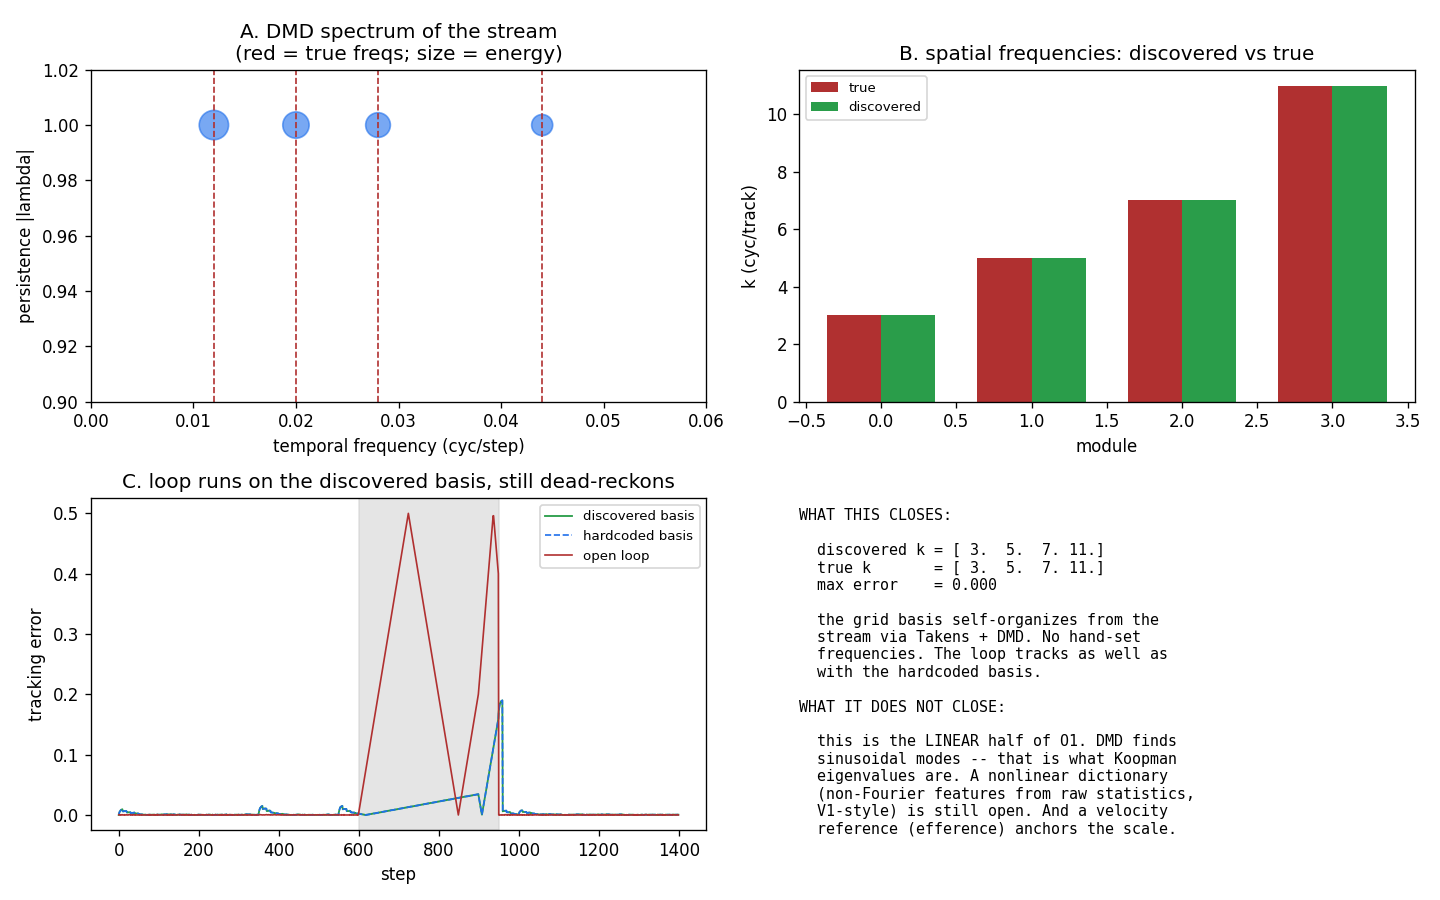

Write Python code to recreate this figure.
"""
grid_discovery.py — the grid basis, discovered instead of hardcoded
===================================================================
Closes the hand-tuned-frequency gap in cortical_loop.py exactly as proposed:
Takens-embed the incoming MULTICHANNEL sensory stream, run DMD (a finite-data
Koopman estimate), keep the persistent oscillatory modes, and use their
frequencies as the grid module scales k_m. The loop then runs on a basis it
discovered from the environment rather than one we set.

HONEST SCOPE (read before believing the word 'self-organize'):
  DMD returns the dominant LINEAR oscillatory modes. The frequencies emerge, but
  they emerge as Fourier/Koopman modes because that is what a linear operator's
  eigenstructure IS. This closes the LINEAR half of O1 (the same half v9_learned
  and dynamic_geometric_net close). The NONLINEAR dictionary -- features that are
  not sinusoids, grown from raw input statistics like V1's Gabors -- is untouched.
  Also: DMD on a moving stream yields TEMPORAL frequencies = k_spatial * velocity,
  so anchoring the spatial scale needs a self-motion velocity reference during a
  calibration walk (biologically: motor efference / vestibular). That reference is
  the one thing still supplied; everything downstream is discovered.

Pure numpy. PerceptionLab / Antti Luode, with Claude (Opus 4.8). Helsinki, June 2026.
Do not hype. Do not lie. Just show.
"""
import numpy as np
from cortical_loop import CorticalLoop, circ_err


# ---------------- the environment (unknown to the animal) ----------------
K_TRUE = np.array([3.0, 5.0, 7.0, 11.0])          # the world's spatial frequencies
def texture(x, rng=None):
    ph = np.array([0.3, 1.1, 2.0, 0.7])
    a  = np.array([1.0, 0.8, 0.7, 0.5])
    return (a[:, None]*np.sin(2*np.pi*np.outer(K_TRUE, np.atleast_1d(x)) + ph[:, None])).sum(0)


# ---------------- Takens embedding + DMD (Koopman estimate) ----------------
def hankel_multi(R, d, tau=1):
    """R: (C, T) multichannel -> stacked delay embedding ((C*d), N)."""
    C, T = R.shape; N = T - (d-1)*tau
    rows = [R[c, i*tau:i*tau+N] for i in range(d) for c in range(C)]
    return np.stack(rows)

def dmd_modes(H, dt=1.0):
    X1, X2 = H[:, :-1], H[:, 1:]
    U, S, Vt = np.linalg.svd(X1, full_matrices=False)
    r = int((S > S[0]*1e-8).sum())
    Ur, Sr, Vr = U[:, :r], S[:r], Vt[:r].conj().T
    At = Ur.conj().T @ X2 @ Vr @ np.diag(1/Sr)
    lam, W = np.linalg.eig(At)
    Phi = X2 @ Vr @ np.diag(1/Sr) @ W
    b = np.linalg.lstsq(Phi, X1[:, 0].astype(complex), rcond=None)[0]
    f = np.angle(lam)/(2*np.pi*dt)                  # cycles/step (signed)
    energy = np.abs(b)*np.linalg.norm(Phi, axis=0)
    persist = np.abs(lam)
    return f, persist, energy


def discover_grid_basis(n_modules=4, v_cal=0.004, T=2500, d=80, tau=2,
                        n_sensors=6, seed=0):
    """Walk at known velocity v_cal, sense the world through a few raw receptors,
       and let Takens+DMD discover the spatial frequencies."""
    rng = np.random.default_rng(seed)
    t = np.arange(T)
    x_cal = (v_cal*t) % 1.0
    offs = np.linspace(0, 0.04, n_sensors)          # raw receptor offsets (no freq labels)
    R = np.stack([texture(x_cal + o) for o in offs]) + 0.03*rng.standard_normal((n_sensors, T))

    H = hankel_multi(R, d, tau)
    f, persist, energy = dmd_modes(H)

    # keep persistent, positive-frequency modes; greedily take the strongest distinct ones
    keep = (persist > 0.97) & (f > 1e-4)
    f, energy = f[keep], energy[keep]
    order = np.argsort(-energy)
    picked = []
    for i in order:
        if all(abs(f[i] - f[j]) > 0.004 for j in picked):
            picked.append(i)
        if len(picked) == n_modules:
            break
    f_temporal = np.sort(f[picked])
    k_discovered = f_temporal / v_cal               # temporal -> spatial via the walk speed
    return k_discovered, f_temporal


# ============================================================ demo
if __name__ == "__main__":
    import matplotlib
    matplotlib.use("Agg")
    import matplotlib.pyplot as plt

    k_disc, f_temp = discover_grid_basis()
    print("="*68); print("GRID BASIS DISCOVERED FROM THE STREAM (Takens + DMD/Koopman)"); print("="*68)
    print(f"  true spatial frequencies      : {K_TRUE}")
    print(f"  discovered (DMD / v_cal)      : {np.round(k_disc,3)}")
    err = np.abs(np.sort(k_disc) - K_TRUE)
    print(f"  match (|discovered - true|)   : {np.round(err,3)}  (max {err.max():.3f})")
    print(f"  -> the basis self-organized to the world's dominant LINEAR modes.")

    # run the SAME blackout/dead-reckoning test with discovered vs hardcoded basis
    T = 1400
    v = np.full(T, 0.0040); v[350:550] = -0.0034; v[900:1000] = 0.0080
    x_true = np.cumsum(v) % 1.0
    drop = np.zeros(T, bool); drop[600:950] = True

    loop_disc = CorticalLoop(k_modules=tuple(np.sort(k_disc)))
    loop_hard = CorticalLoop(k_modules=(3, 5, 7, 11))
    xd, vd = loop_disc.run(x_true, drop, "closed")
    xh, _  = loop_hard.run(x_true, drop, "closed")
    xo, _  = loop_hard.run(x_true, drop, "open")
    ed, eh, eo = circ_err(xd, x_true), circ_err(xh, x_true), circ_err(xo, x_true)
    win = slice(600, 950)
    print(f"\n  loop tracking error  discovered-basis={ed.mean():.4f}  hardcoded={eh.mean():.4f}")
    print(f"  during blackout      discovered-basis={ed[win].mean():.4f}  hardcoded={eh[win].mean():.4f}"
          f"  open={eo[win].mean():.4f}")
    print(f"  -> the loop runs on the DISCOVERED basis as well as the hand-set one,")
    print(f"     and still dead-reckons through the blackout.")
    print(f"\n  HONEST: this is the LINEAR half of O1. DMD found the world's sinusoidal")
    print(f"  modes because that is what a Koopman operator's eigenvalues are. A nonlinear")
    print(f"  dictionary (non-sinusoid features grown from raw statistics) is still open.")

    # ---------------- figure ----------------
    f_all, persist_all, energy_all = dmd_modes(
        hankel_multi(np.stack([texture(((0.004*np.arange(2500)) % 1.0) + o)
                               for o in np.linspace(0, 0.04, 6)])
                     + 0.0, 80, 2))
    fig, ax = plt.subplots(2, 2, figsize=(12, 7.5))
    pos = f_all > 1e-4
    ax[0,0].scatter(f_all[pos], persist_all[pos], s=10+300*energy_all[pos]/energy_all.max(),
                    color="#1f6feb", alpha=0.6)
    for k in K_TRUE:
        ax[0,0].axvline(k*0.004, color="#b03030", ls="--", lw=1)
    ax[0,0].set_xlim(0, 0.06); ax[0,0].set_ylim(0.9, 1.02)
    ax[0,0].set_title("A. DMD spectrum of the stream\n(red = true freqs; size = energy)")
    ax[0,0].set_xlabel("temporal frequency (cyc/step)"); ax[0,0].set_ylabel("persistence |lambda|")

    ax[0,1].bar(np.arange(4)-0.18, K_TRUE, width=0.36, color="#b03030", label="true")
    ax[0,1].bar(np.arange(4)+0.18, np.sort(k_disc), width=0.36, color="#2a9d4a", label="discovered")
    ax[0,1].set_title("B. spatial frequencies: discovered vs true")
    ax[0,1].set_xlabel("module"); ax[0,1].set_ylabel("k (cyc/track)"); ax[0,1].legend(fontsize=8)

    tt = np.arange(T)
    ax[1,0].plot(tt, ed, color="#2a9d4a", lw=1.1, label="discovered basis")
    ax[1,0].plot(tt, eh, color="#1f6feb", lw=1.0, ls="--", label="hardcoded basis")
    ax[1,0].plot(tt, eo, color="#b03030", lw=1.0, label="open loop")
    ax[1,0].axvspan(600, 950, color="#cccccc", alpha=0.5)
    ax[1,0].set_title("C. loop runs on the discovered basis, still dead-reckons")
    ax[1,0].set_xlabel("step"); ax[1,0].set_ylabel("tracking error"); ax[1,0].legend(fontsize=8)

    ax[1,1].axis("off")
    ax[1,1].text(0.0, 0.97,
       ("WHAT THIS CLOSES:\n\n"
        f"  discovered k = {np.round(np.sort(k_disc),2)}\n"
        f"  true k       = {K_TRUE}\n"
        f"  max error    = {err.max():.3f}\n\n"
        "  the grid basis self-organizes from the\n"
        "  stream via Takens + DMD. No hand-set\n"
        "  frequencies. The loop tracks as well as\n"
        "  with the hardcoded basis.\n\n"
        "WHAT IT DOES NOT CLOSE:\n\n"
        "  this is the LINEAR half of O1. DMD finds\n"
        "  sinusoidal modes -- that is what Koopman\n"
        "  eigenvalues are. A nonlinear dictionary\n"
        "  (non-Fourier features from raw statistics,\n"
        "  V1-style) is still open. And a velocity\n"
        "  reference (efference) anchors the scale."),
       va="top", family="monospace", fontsize=9)
    fig.tight_layout(); fig.savefig("grid_discovery.png", dpi=120)
    print("\n  figure: grid_discovery.png")
